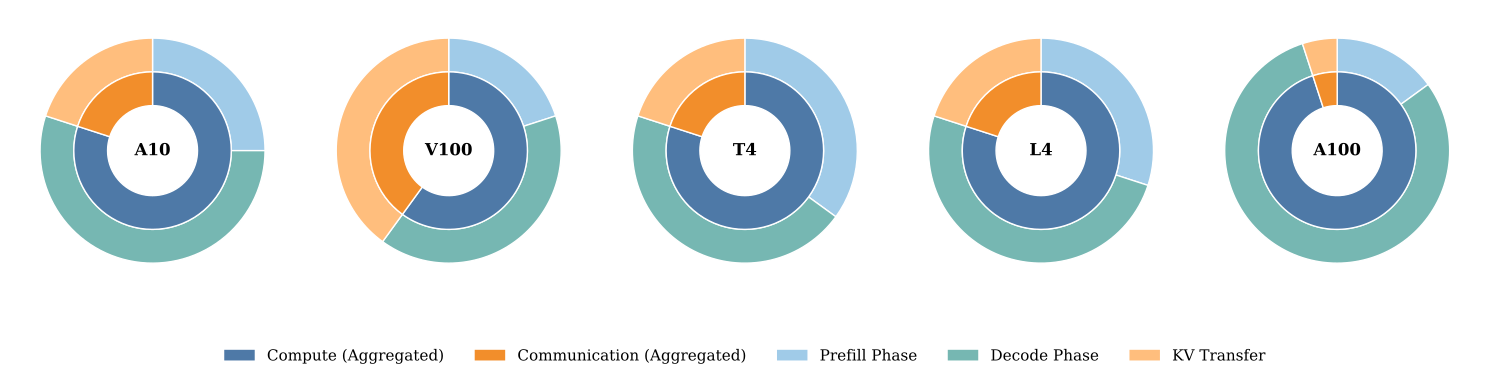

Here is the Python script that generated this plot:
import matplotlib.pyplot as plt
import numpy as np

# 1. 数据准备
platforms = ['A10', 'V100', 'T4', 'L4', 'A100']
prefill_time = np.array([25, 20, 35, 30, 15])
comm_time = np.array([20, 40, 20, 20, 5])
decode_time = np.array([55, 40, 45, 50, 80])

# 计算总和用于归一化
totals = prefill_time + comm_time + decode_time

# 2. 颜色策略 (关键：同色系表达层级关系)
# Compute 类：使用蓝色系
c_compute_main = '#4e79a7'  # 内环：Compute 总颜色
c_prefill = '#a0cbe8'       # 外环：Prefill (浅蓝)
c_decode = '#59a14f'        # 外环：Decode (绿色) -> 或者用深蓝 '#4e79a7' 保持单色系
# 这里我建议 Decode 用绿色，以区分 Prefill，但在逻辑上它们被内环的蓝色包围

# Comm 类：使用橙红色系
c_comm_main = '#f28e2b'     # 内环：Comm 总颜色
c_comm_sub = '#ffbe7d'      # 外环：KV Transfer (浅橙)

# 3. 绘图设置
fig, axs = plt.subplots(1, 5, figsize=(15, 3.5)) # 1行5列
plt.rcParams['font.family'] = 'serif'

for i, ax in enumerate(axs):
    # 当前平台的数据
    p = prefill_time[i]
    d = decode_time[i]
    c = comm_time[i]
    total = totals[i]
    
    # --- 构建数据 ---
    # 外环数据 (细节): [Prefill, Decode, Comm]
    # 注意：顺序很重要，要和内环对应
    # 为了让 Compute 在一起，我们将顺序设为: Prefill, Decode, Comm
    outer_sizes = [p, d, c]
    outer_colors = [c_prefill, '#76b7b2', c_comm_sub] # Decode换了个青色区分
    outer_labels = ['Prefill', 'Decode', 'Comm']
    
    # 内环数据 (宏观): [Compute总和, Comm总和]
    # Compute总和 = Prefill + Decode
    inner_sizes = [p + d, c]
    inner_colors = [c_compute_main, c_comm_main]
    
    # --- 绘制外环 (Detail) ---
    # radius=1.0, width=0.3 (即从 0.7 到 1.0)
    wedges_out, texts_out = ax.pie(outer_sizes, radius=1.0, colors=outer_colors, 
                                   startangle=90, counterclock=False,
                                   wedgeprops=dict(width=0.3, edgecolor='w'))
    
    # --- 绘制内环 (Category) ---
    # radius=0.7, width=0.3 (即从 0.4 到 0.7)
    wedges_in, texts_in = ax.pie(inner_sizes, radius=0.7, colors=inner_colors, 
                                 startangle=90, counterclock=False,
                                 wedgeprops=dict(width=0.3, edgecolor='w'))
    
    # --- 中心文字 (硬件名称) ---
    ax.text(0, 0, platforms[i], ha='center', va='center', fontsize=12, fontweight='bold')
    
    # --- 智能标注 (百分比) ---
    # 只在切片够大时显示百分比，避免拥挤
    
    # 内环标注 (Compute vs Comm)
    if c / total > 0.15: # 如果Comm占比大于15%，在内环显示
        # 计算角度位置... 这里简化处理，直接用图例
        pass 

# 4. 全局图例 (Legend)
# 创建自定义图例句柄
from matplotlib.patches import Patch
legend_elements = [
    Patch(facecolor=c_compute_main, label='Compute (Aggregated)'),
    Patch(facecolor=c_comm_main, label='Communication (Aggregated)'),
    Patch(facecolor=c_prefill, label='Prefill Phase'),
    Patch(facecolor='#76b7b2', label='Decode Phase'),
    Patch(facecolor=c_comm_sub, label='KV Transfer'),
]

# 将图例放在正下方
fig.legend(handles=legend_elements, loc='lower center', 
           bbox_to_anchor=(0.5, -0.15), ncol=5, frameon=False, fontsize=11)

plt.tight_layout()
# plt.show()
plt.savefig('test.pdf', bbox_inches='tight')
